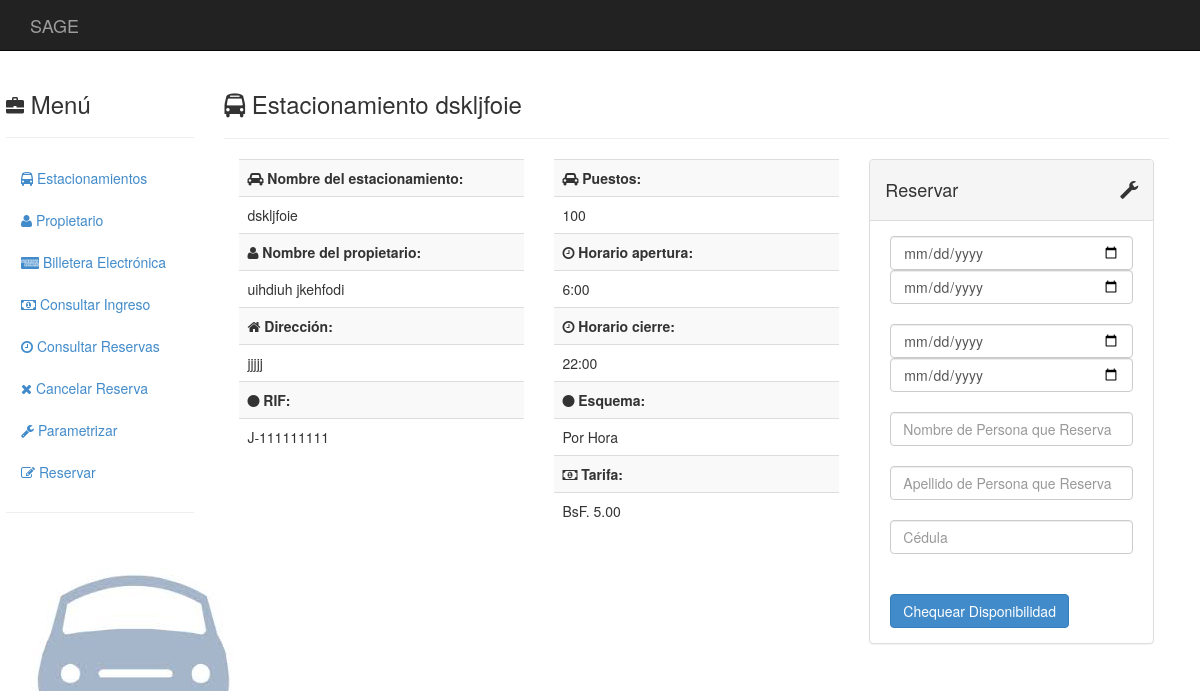
Page /estacionamientos/1/reserva on the earlier database version.
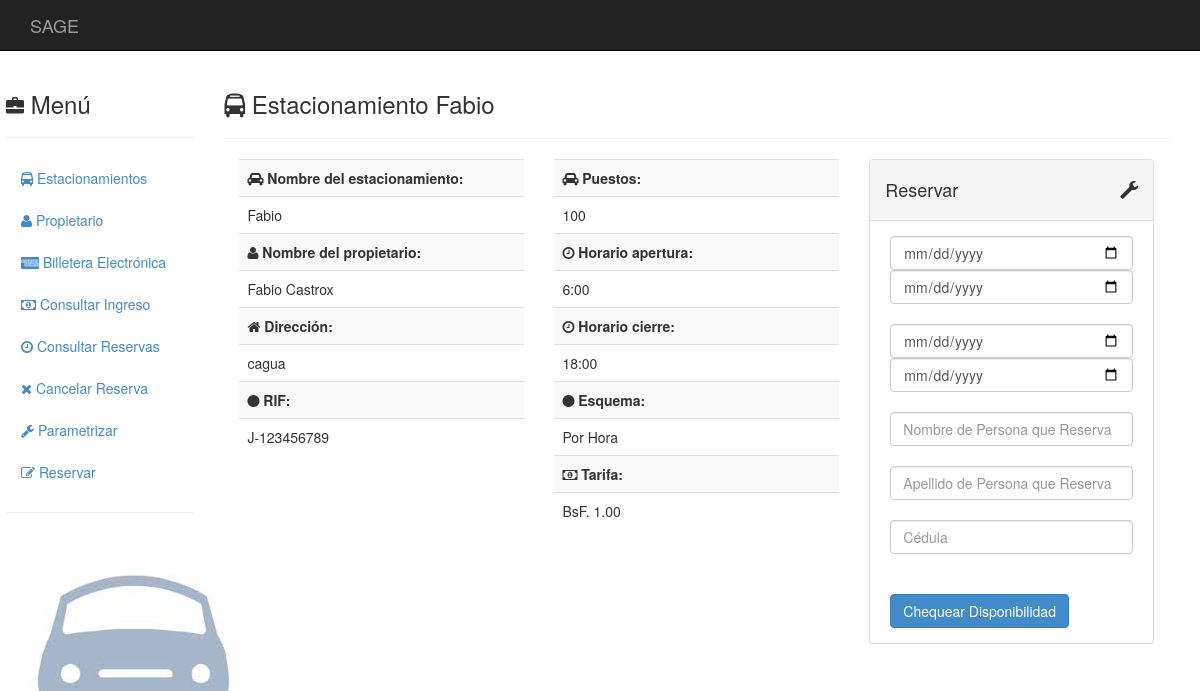
Same page on the later database version.
### estacionamientos/models.py (models this page shows, shortened)
class Estacionamiento(models.Model):
	propietario = models.ForeignKey(Propietario)
	nombre      = models.CharField(max_length = 50)
	direccion   = models.TextField(max_length = 120)
	telefono1   = models.CharField(blank = True, null = True, max_length = 30)
	telefono2   = models.CharField(blank = True, null = True, max_length = 30)
	telefono3   = models.CharField(blank = True, null = True, max_length = 30)
	email1      = models.EmailField(blank = True, null = True)
	email2      = models.EmailField(blank = True, null = True)
	rif         = models.CharField(max_length = 12)
	content_type = models.ForeignKey(ContentType, null = True)
	object_id    = models.PositiveIntegerField(null = True)
	tarifa       = GenericForeignKey()
	apertura     = models.TimeField(blank = True, null = True)
	cierre       = models.TimeField(blank = True, null = True)
	capacidad    = models.IntegerField(blank = True, null = True)

class Propietario(models.Model):
	nombre       = models.CharField(max_length = 50, null = False)
	apellido     = models.CharField(max_length = 50, blank = True, null = True)
	cedula       = models.CharField(max_length = 10, null = False)
	telefono     = models.CharField(blank = True, null = True, max_length = 30)
	email        = models.EmailField(blank = True, null = True)

class EsquemaTarifario(models.Model):
	tarifa         = models.DecimalField(max_digits=20, decimal_places=2)
	tarifa2        = models.DecimalField(blank = True, null = True, max_digits=10, decimal_places=2)
	inicioEspecial = models.TimeField(blank = True, null = True)
	finEspecial    = models.TimeField(blank = True, null = True)
	class Meta:
		abstract = True

class TarifaHora(EsquemaTarifario):
	def tipo(self):
		return("Por Hora")

### estacionamientos/views.py (the view, shortened to what this page needs)
# urls.py: url(r'^(?P<_id>\d+)/reserva$', views.estacionamiento_reserva, name = 'estacionamiento_reserva'),
def estacionamiento_reserva(request, _id):
    _id = int(_id)
    try:
        estacionamiento = Estacionamiento.objects.get(id = _id)
    except ObjectDoesNotExist:
        raise Http404
    if (estacionamiento.apertura is None):
        return HttpResponse(status = 403) # Esta prohibido entrar aun
    if request.method == 'GET':
        form = ReservaForm()
    return render(
        request,
        'reserva.html',
        { 'form': form
        , 'estacionamiento': estacionamiento
        }
    )

### templates/reserva.html (shortened to what this page needs)
{% extends "base.html" %}
{% block innerContents%}
  <div class="col-sm-10">
    <h3><i class="fa fa-bus"></i>
      Estacionamiento {{estacionamiento.nombre}}
    </h3>
    <hr>
    <div class="col-md-4">
      {% include "datos.html" %}
    </div>
    <div class="col-md-4">
      {% include "parametros.html" %}
    </div>
    <div class="col-md-4">
      {% include "reservar-form.html" %}
    </div>
  </div>
{% endblock %}

### templates/datos.html (shortened to what this page needs)
<table class="table table-striped">
  <tbody>
    <tr><td><b><i class="fa fa-car"></i>
      Nombre del estacionamiento:
    </b></td></tr>
    <tr><td>
      {{estacionamiento.nombre}}
    </td></tr>
    <tr><td><b><i class="fa fa-user"></i>
      Nombre del propietario:
    </b></td></tr>
    <tr><td>
      {{estacionamiento.propietario.nombre}}&nbsp;{{estacionamiento.propietario.apellido}}
    </td></tr>
    <tr><td><b><i class="fa fa-home"></i>
      Dirección:
    </b></td></tr>
    <tr><td>
      {{estacionamiento.direccion}}
    </td></tr>
    <tr><td><b><i class="fa fa-circle"></i>
      RIF:
    </b></td></tr>
    <tr><td>
      {{estacionamiento.rif}}
    </td></tr>
  </tbody>
</table>

### templates/parametros.html (shortened to what this page needs)
{% load humanize %}
<table class="table table-striped">
  <tbody>
    {% if estacionamiento.capacidad %}
      <tr><td><b><i class="fa fa-car"></i> Puestos:</b></td></tr>
      <tr><td>{{estacionamiento.capacidad}}</td></tr>
      <tr><td><b><i class="fa fa-clock-o"></i> Horario apertura:</b></td></tr>
      <tr><td>{{estacionamiento.apertura}}</td></tr>
      <tr><td><b><i class="fa fa-clock-o"></i> Horario cierre:</b></td></tr>
      <tr><td>{{estacionamiento.cierre}}</td></tr>
    {% endif %}
    {% if estacionamiento.tarifa %}
      <tr><td><b><i class="fa fa-circle"></i></i> Esquema:</b></td></tr>
      <tr><td>{{estacionamiento.tarifa.tipo}} </td></tr>
    {% endif %}
    {% if estacionamiento.tarifa.tipo == "Tarifa diferenciada para fines de semana" %}
      <tr><td><b><i class="fa fa-money"></i></i> Tarifa regular:</b></td></tr>
      <tr><td>BsF. {{estacionamiento.tarifa}}</td></tr>
      <tr><td><b><i class="fa fa-money"></i></i> Tarifa fin de semana:</b></td></tr>
      <tr><td>BsF. {{estacionamiento.tarifa.tarifa2}}</td></tr>
    {% elif estacionamiento.capacidad %}
      <tr><td><b><i class="fa fa-money"></i></i> Tarifa:</b></td></tr>
      <tr><td>BsF. {{estacionamiento.tarifa.tarifa|floatformat:2|intcomma}}</td></tr>
    {% endif %}
  </tbody>
</table>

Differences in the rows shown:
changed Estacionamiento "Por Hora": nombre "dskljfoie" → "Fabio"; propietario.nombre "uihdiuh" → "Fabio"; propietario.apellido "jkehfodi" → "Castrox"; direccion "jjjjj" → "cagua"; rif "J-111111111" → "J-123456789"; cierre "22:00" → "18:00"; tarifa.tarifa "5.00" → "1.00"
